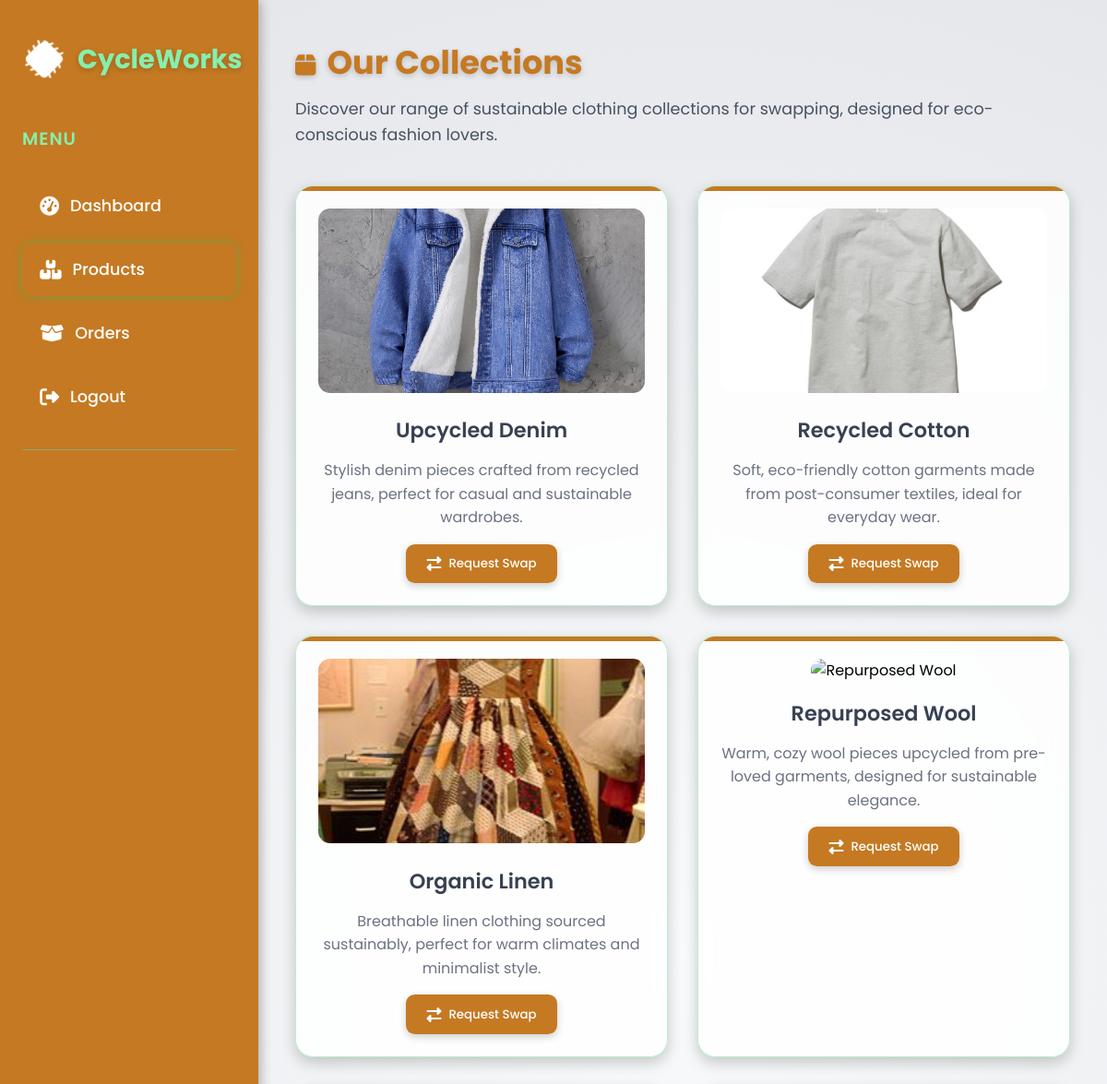
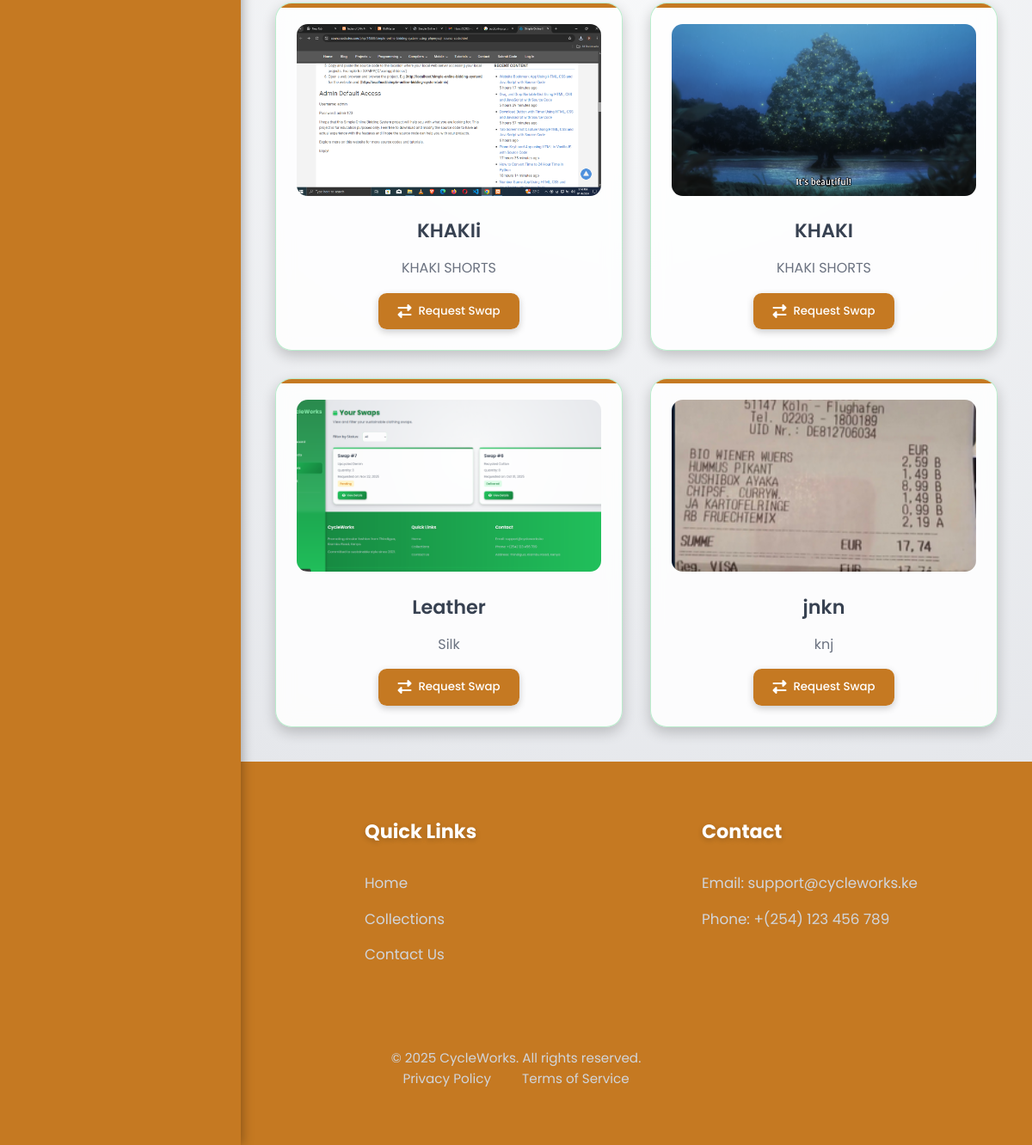
Screenshot of /products/ with the database file from the repository (2 pictures, top to bottom).
### landingpage/models.py (models this page shows, shortened)
class Product(models.Model):
    name = models.CharField(max_length=200, unique=True)
    image = models.ImageField(upload_to='products/')
    description = models.TextField()
    created_at = models.DateTimeField(auto_now_add=True)
    class Meta:
        verbose_name = "Product"
        verbose_name_plural = "Products"

### landingpage/views.py (the view)
# urls.py: path('products/', views.products, name='products'),
def products(request):
    dynamic_products = Product.objects.all().order_by('-created_at')
    context = {
        'dynamic_products': dynamic_products,
    }
    return render(request, 'clientproduct.html', context)

### landingpage/templates/clientproduct.html (shortened to what this page needs)
{% load static %}
<!DOCTYPE html>
<html lang="en">
<head>
<link rel="stylesheet" href="https://cdnjs.cloudflare.com/ajax/libs/font-awesome/6.5.1/css/all.min.css" />
</head>
<body>
<div class="sidebar" id="sidebar">
<div class="sidebar-header">
<img src="{% static 'icons/sew.png' %}" alt="CycleWorks Logo" />
<span>CycleWorks</span>
</div>
<div class="sidebar-menu">
<p>Menu</p>
<a href="{% url 'dashboard' %}"><i class="fas fa-tachometer-alt"></i> Dashboard</a>
<a href="{% url 'products' %}" class="active"><i class="fas fa-boxes"></i> Products</a>
<a href="{% url 'orders' %}"><i class="fas fa-box-open"></i> Orders</a>
<a href="{% url 'user_logout' %}"><i class="fas fa-sign-out-alt"></i> Logout</a>
<hr style="border-color: #86efac; opacity: 0.3; margin: 1rem 0;">
</div>
</div>
<div class="main-content">
<div class="products-header">
<h1>Our Collections</h1>
<p>Discover our range of sustainable clothing collections for swapping, designed for eco-conscious fashion lovers.</p>
</div>
<div class="products-grid">
<div class="product-card">
<img src="{% static 'images/denim.jpg' %}" alt="Upcycled Denim" />
<h3>Upcycled Denim</h3>
<p>Stylish denim pieces crafted from recycled jeans, perfect for casual and sustainable wardrobes.</p>
<button onclick="openSwapForm('Upcycled Denim')"><i class="fas fa-exchange-alt"></i> Request Swap</button>
</div>
<div class="product-card">
<img src="{% static 'images/cotton_tee.png' %}" alt="Recycled Cotton" />
<h3>Recycled Cotton</h3>
<p>Soft, eco-friendly cotton garments made from post-consumer textiles, ideal for everyday wear.</p>
<button onclick="openSwapForm('Recycled Cotton')"><i class="fas fa-exchange-alt"></i> Request Swap</button>
</div>
<div class="product-card">
<img src="{% static 'images/dress.jpg' %}" alt="Organic Linen" />
<h3>Organic Linen</h3>
<p>Breathable linen clothing sourced sustainably, perfect for warm climates and minimalist style.</p>
<button onclick="openSwapForm('Organic Linen')"><i class="fas fa-exchange-alt"></i> Request Swap</button>
</div>
<div class="product-card">
<img src="{% static 'images/trouser.jpg' %}" alt="Repurposed Wool" />
<h3>Repurposed Wool</h3>
<p>Warm, cozy wool pieces upcycled from pre-loved garments, designed for sustainable elegance.</p>
<button onclick="openSwapForm('Repurposed Wool')"><i class="fas fa-exchange-alt"></i> Request Swap</button>
</div>
{% for product in dynamic_products %}
<div class="product-card">
{% if product.image %}
<img src="{{ product.image.url }}" alt="{{ product.name }}" onerror="this.src='{% static 'icons/sew.png' %}'" />
{% else %}
<img src="{% static 'icons/sew.png' %}" alt="{{ product.name }}" />
{% endif %}
<h3>{{ product.name }}</h3>
<p>{{ product.description|truncatewords:20 }}</p>
<button onclick="openSwapForm('{{ product.name|escapejs }}')"><i class="fas fa-exchange-alt"></i> Request Swap</button>
</div>
{% empty %}
<div class="product-card" style="grid-column: 1 / -1; text-align: center; opacity: 0.7;">
<p>No additional products available yet. Check back soon!</p>
</div>
{% endfor %}
</div>
</div>
<footer>
<div class="footer-container">
<div class="footer-section">
<h3>CycleWorks</h3>
</div>
<div class="footer-section">
<h3>Quick Links</h3>
<a href="{% url 'home' %}">Home</a>
<a href="{% url 'products' %}">Collections</a>
<a href="{% url 'contact' %}">Contact Us</a>
</div>
<div class="footer-section">
<h3>Contact</h3>
<p>Email: support@cycleworks.ke</p>
<p>Phone: +(254) 123 456 789</p>
</div>
</div>
<div class="footer-bottom">
<p>© 2025 CycleWorks. All rights reserved.</p>
<a href="#">Privacy Policy</a>
<a href="#">Terms of Service</a>
</div>
</footer>
</body>
</html>

### rows the page displays
Product: image (picture), name "KHAKIi", description "KHAKI SHORTS"
Product: image (picture), name "KHAKI", description "KHAKI SHORTS"
Product: image (picture), name "Leather", description "Silk"
Product: image (picture), name "jnkn", description "knj"
